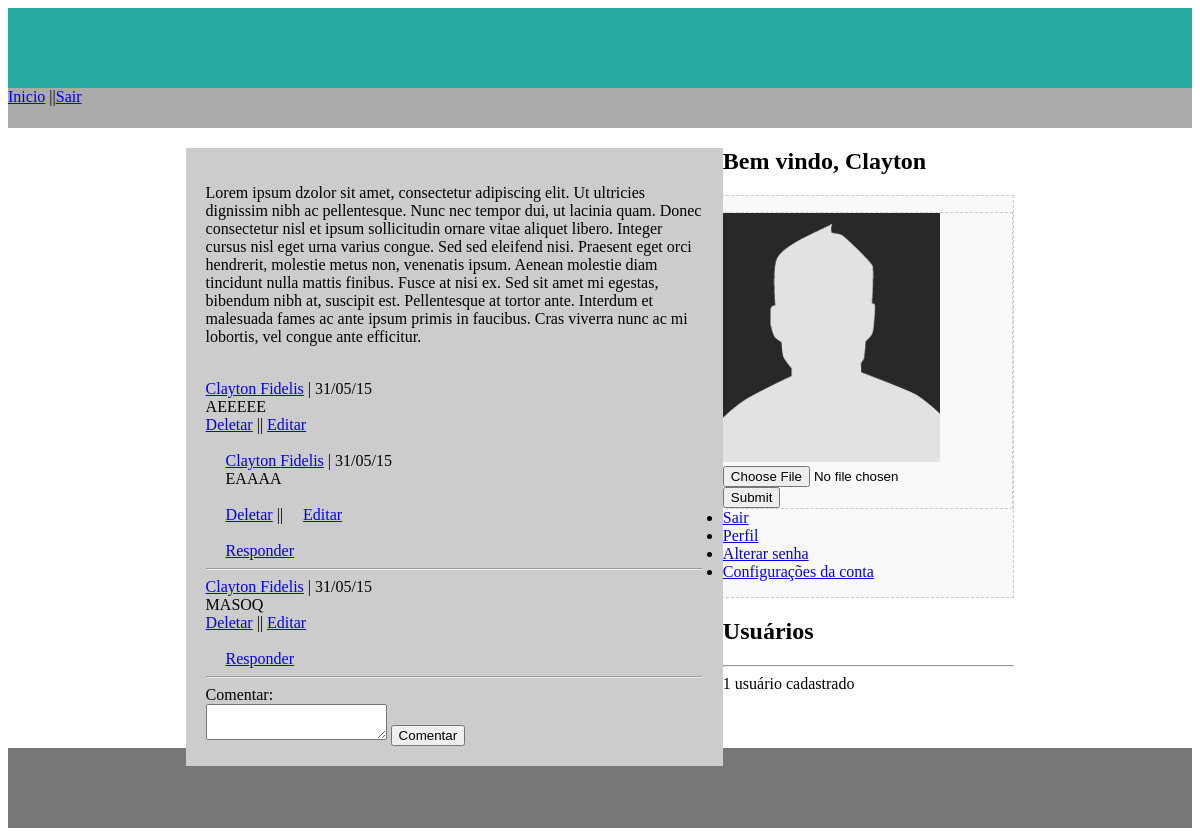
The app's page /commentTest.php (signed in) with its own data.
### tables this page shows
CREATE TABLE IF NOT EXISTS `comments` (
  `comment_id` int(11) NOT NULL AUTO_INCREMENT,
  `comment` varchar(2048) NOT NULL,
  `user_id` int(11) NOT NULL,
  `page_id` int(11) NOT NULL,
  `reply` int(11) NOT NULL DEFAULT '0',
  `to_reply_id` int(11) NOT NULL DEFAULT '0',
  `date` varchar(100) NOT NULL,
  PRIMARY KEY (`comment_id`)
);

CREATE TABLE IF NOT EXISTS `users` (
  `user_id` int(11) NOT NULL AUTO_INCREMENT,
  `username` varchar(50) NOT NULL,
  `password` varchar(50) NOT NULL,
  `first_name` varchar(50) NOT NULL,
  `last_name` varchar(50) NOT NULL,
  `email_code` varchar(1024) NOT NULL,
  `email` varchar(2048) NOT NULL,
  `active` int(11) NOT NULL DEFAULT '1',
  `type` int(11) NOT NULL DEFAULT '0',
  `profile` varchar(2048) NOT NULL,
  PRIMARY KEY (`user_id`)
);

### core/init.php (called while the page is built, shortened)
<?php
require 'functions/users.php';
if(logged_in()==true){
	$session_user_id = $_SESSION['user_id'];
	$user_data = user_data($session_user_id,'user_id', 'username', 'password','first_name', 'last_name', 'email', 'profile');
}
?>

### core/functions/users.php (the view, shortened to what this page needs)
<?php
function logged_in(){
	return (isset($_SESSION['user_id'])) ? true : false;
}
function user_data($user_id){
	$user_id = (int)$user_id;
	$func_num_args = func_num_args();
	$func_get_args = func_get_args();
	if($func_num_args > 1){
		unset($func_get_args[0]);
		$fields = '`'.implode('`, `', $func_get_args ). '`';
		$data = mysql_fetch_assoc(mysql_query("SELECT $fields from `users` where `user_id` = $user_id"));
		return $data;
	}
}
function user_count(){
	$query = mysql_query("SELECT COUNT(`user_id`) FROM `users` WHERE `active` = 1");
	return mysql_result($query, 0);
}
function load_comments($page_id, $user_data, $session_user_id){
	$query = mysql_query("SELECT first_name, last_name, comment, comment_id, username FROM users INNER JOIN comments ON users.user_id = comments.user_id WHERE page_id = $page_id and reply = 0 ORDER BY comment_id DESC");
	$rows = mysql_num_rows($query);
	if($rows > 0){
		while($field = mysql_fetch_array($query)){
			$first_name = $field['first_name'];
			$last_name = $field['last_name'];
			$comment = $field['comment'];
			$comment_id = $field['comment_id'];
			$username = $field['username'];
			$session_user_name = $user_data['username'];
			$reply_query = mysql_query("SELECT first_name, last_name, comment, comment_id, to_reply_id, username FROM users INNER JOIN comments ON users.user_id = comments.user_id WHERE page_id = $page_id and reply = 1 and to_reply_id = $comment_id ORDER BY comment_id ASC");
			$reply_rows = mysql_num_rows($reply_query);
			echo '<a href="profile.php?username='.$username.'">'.$first_name.' '.$last_name.'</a>'.'  |  '.get_current_day().'<br>'.$comment.'<br>';
			if($username == $session_user_name){
				echo '<a href="?comment_id='.$comment_id.'&mode=delete">Deletar</a>    ||  ';
				echo '<a href="?comment_id='.$comment_id.'&mode=edit">Editar</a><br><br>';
			}
			else
				echo '<br>';
			if($reply_rows>0){
				while($field2 = mysql_fetch_array($reply_query)){
					$to_reply_id = $field2['to_reply_id'];
					$reply = $field2['comment'];
					$reply_comment_id = $field2['comment_id'];
					$reply_first_name = $field2['first_name'];
					$reply_last_name = $field2['last_name'];
					$reply_username = $field2['username'];
					if($to_reply_id == $comment_id){
						echo '<div class="reply">'.'<a href="profile.php?username='.$reply_username.'">'.$reply_first_name.' '.$reply_last_name.'</a>  |  '.get_current_day().'<br>'.$reply.'<br></div><br>';
					if($reply_username == $session_user_name){
						echo '<a class="reply" href="?comment_id='.$reply_comment_id.'&mode=delete">Deletar</a>   ||';
						echo '<a class="reply" href="?comment_id='.$reply_comment_id.'&mode=edit">Editar</a><br><br>';
					}
			else
				echo '<br>';
					}
				}
			}
			echo '<a class="reply" href="?id='.$comment_id .'">Responder</a> <hr>';
		}
	}
}
function get_current_day(){
	$date = date('d/m/y', time());
	return $date;
}
?>

### commentTest.php (shortened to what this page needs)
<!DOCTYPE HTML>
<?php
	include 'core/init.php';
	$page_id = 1;
	$comment_id = NULL;
?>
<html lang="pt-br">
<head>
	<?php include 'include/head.php'; ?>
</head>
<body>
		<?php include 'include/topo.php'; ?>
		<div class="painelEsquerda">
			<p>
				Lorem ipsum dzolor sit amet, consectetur adipiscing elit. Ut ultricies dignissim nibh ac pellentesque. Nunc nec tempor dui, ut lacinia quam. Donec consectetur nisl et ipsum sollicitudin ornare vitae aliquet libero. Integer cursus nisl eget urna varius congue. Sed sed eleifend nisi. Praesent eget orci hendrerit, molestie metus non, venenatis ipsum. Aenean molestie diam tincidunt nulla mattis finibus. Fusce at nisi ex. Sed sit amet mi egestas, bibendum nibh at, suscipit est. Pellentesque at tortor ante. Interdum et malesuada fames ac ante ipsum primis in faucibus. Cras viverra nunc ac mi lobortis, vel congue ante efficitur.
			</p>
			<br>
			<?php
				load_comments($page_id, $user_data, $session_user_id);
			?>
			<form action="" method="post" name="comment">
				Comentar:<br><textarea href="#textarea" type="text" name="comentario"><?php if(empty($_GET['mode']) == false && $_GET['mode']=='edit'){echo get_comment_from_id($comment_id, $page_id);} ?></textarea>
				<input type="submit" value="Comentar">
			</form>
		</div
		<div class="painelDireita">
		<?php
			if(logged_in()==true){
				include 'include/loggedin.php';
			}
			else{
				include 'include/painelDireita.php';
			}
			include 'include/user_count.php';
		?>
		</div>
	<?php include 'include/footer.php'; ?>
</body>
</html>

### include/head.php (shortened to what this page needs)
<link rel="stylesheet" type="text/css" href="css/style.css">

### include/topo.php
<div class="topo">	</div>
<div class="menu"> <a href="index.php">Inicio</a> ||<?php if(logged_in()==false){echo '<a href="index.php">Logar</a> || <a href="register.php">Registrar</a> ||';} ?><?php if(logged_in()) echo '<a href="logout.php">Sair</a>'?></div>
<div class="container">

### include/loggedin.php (shortened to what this page needs)
<h2> Bem vindo, <?php echo $user_data['first_name'] ?> </h2>
<div class="profile">
	<ul>
		<div class="profile">
			<?php
			if(empty($user_data['profile']) ==false){
				echo '<img src="'.$user_data['profile'].'">';
			}
			?>
		<form action="" method="post" enctype="multipart/form-data">
			<input type="file" name="profile"> <input type="submit">
		</form>
		</div>
		<li><a href="logout.php">Sair</a></li>
		<li><a href="profile.php?username=<?php echo $user_data['username']?>">Perfil</a></li>
		<li><a href="changepassword.php">Alterar senha</a></li>
		<li><a href="settings.php">Configurações da conta</a></li>
	</ul>
</div>

### include/user_count.php (shortened to what this page needs)
<h2>Usuários</h2>
<hr>
<div class="inner">
	<?php
		$user_count = user_count();
		$suffix = ($user_count != 1) ? 's' : '';
	?>
	<?php echo $user_count; ?> usuário<?php echo $suffix; ?> cadastrado<?php echo $suffix; ?>
</div>

### include/footer.php
<div class="footer">
</div>

### css/style.css (style rules this page uses)
.topo { width: 100%; background-color: #27AA9F; min-height: 80px; }
.menu { width: 100%; min-height: 40px; background-color: #aaa; margin: 0 auto; }
.container { width: 70%; margin: 0 auto; min-height: 600px; }
.painelEsquerda { float: left; background-color: #ccc; min-height: 550px; height: auto; width: 60%; padding: 20px; }
.footer { width: 100%; min-height: 80px; background-color: #777; }
.profile { background-color: #f9f9f9; border: 1px dashed #ccc; }
div .reply { padding-left: 20px; }

### records on screen
comments: user.first_name "Clayton", user.last_name "Fidelis", comment "AEEEEE"
comments: user.first_name "Clayton", user.last_name "Fidelis", comment "EAAAA"
comments: user.first_name "Clayton", user.last_name "Fidelis", comment "MASOQ"
users: first_name "Clayton", profile (picture)

### other values on screen
$user_count "1"
